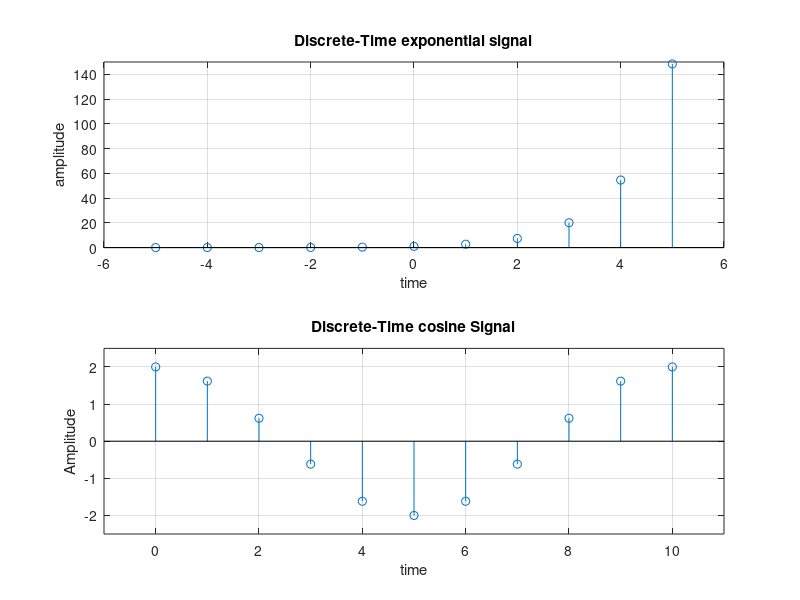
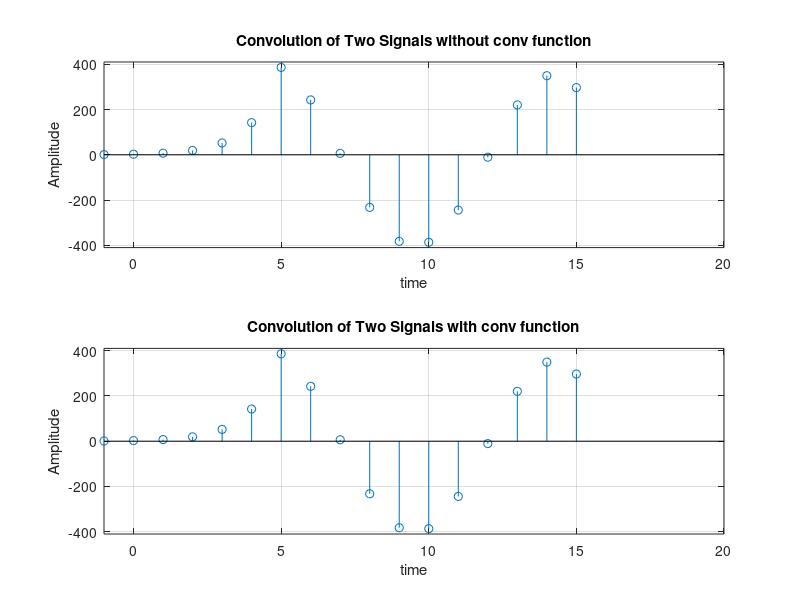
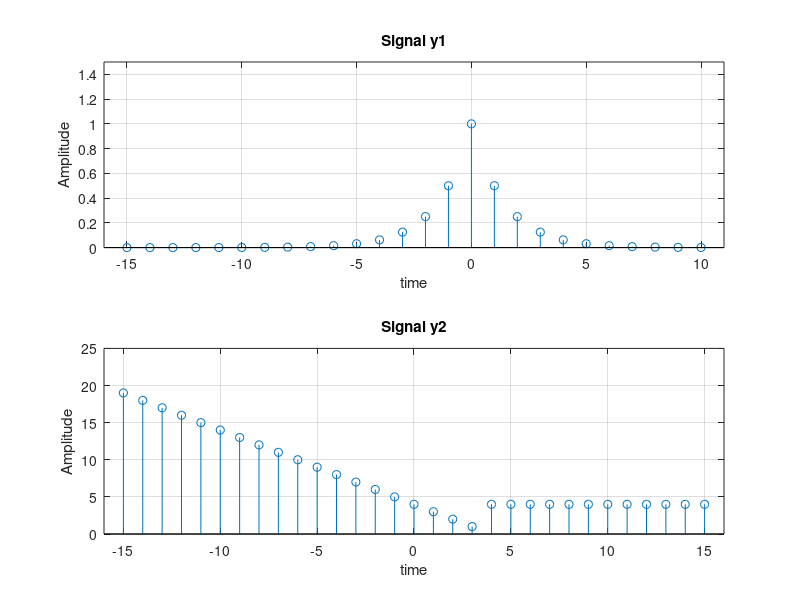
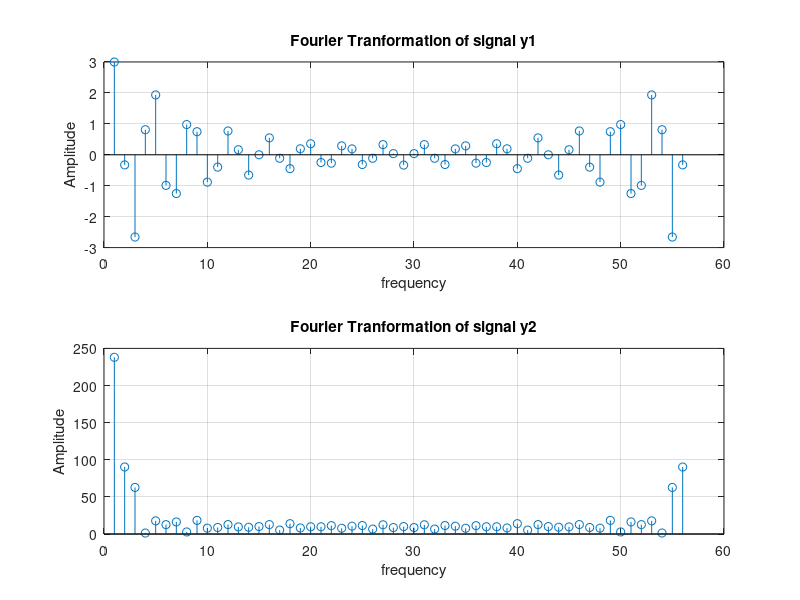

These figures' MATLAB source, in order:
clear all
close all
clc

n1 = -5:1:5
x1 = exp(n1);

figure(1);
subplot(2,1,1)
stem(n1,x1);
axis([-6 6 0 150]);
xlabel("time");
ylabel("amplitude");
title("Discrete-Time exponential signal");
grid on;

n2 = 0:1:10;
f = 0.1;
x2 = 2*cos(2*pi*f*n2);

subplot(2,1,2)
stem(n2,x2);
axis([-1 11 -2.5 2.5]);
title('Discrete-Time cosine Signal');
xlabel('time');
ylabel('Amplitude');
grid on;



% convolution without conv function
m=length(x1);
t=length(x2);
%zero-padding
h1=[x1,zeros(1,t)];
h2=[x2,zeros(1,m)];
for i=1:t+m-1
    X(i)=0;
    for j=1:m
        if(i-j+1>0)
            X(i)=X(i)+h1(j)*h2(i-j+1);
        else
        end
    end
end
n_conv = n1(1) + n2(1):1:n1(end) + n2(end);

figure(2);
subplot(2,1,1);
stem(n_conv,X);
axis([-1 20 -410 410]);
ylabel('Amplitude'); 
xlabel('time'); 
grid on;
title('Convolution of Two Signals without conv function');

% convolution with conv function
X3 = conv(x1,x2);
subplot(2,1,2);
stem(n_conv, X3);
axis([-1 20 -410 410]);
ylabel('Amplitude'); 
xlabel('time'); 
grid on;
title('Convolution of Two Signals with conv function');


%2
t1 = -15:1:10;
y1 = (1/2).^abs(t1);
figure(3)
subplot(2,1,1)
stem(t1,y1);
axis([-16 11 0 1.5]);
ylabel('Amplitude'); 
xlabel('time'); 
title('Signal y1');
grid on;

t2 = -15:1:15;
y2 = 4*(t2>=4)+(-t2+4>=0).*(-t2+4);
subplot(2,1,2)
stem(t2,y2);
axis([-16 16 0 25]);
ylabel('Amplitude'); 
xlabel('time'); 
title('Signal y2');
grid on;


%convolution in time
Y = conv(y1,y2);
n_conv1 = t1(1) + t2(1):1:t1(end) + t2(end);

%Discrete-Time Fourier Tranformation
N1 = length(y1);
N2 = length(y2);
N = N1 + N2 - 1; % Length of the convolution result

fy1 = fft([y1, zeros(1, N - N1)]);
fy2 = fft([y2, zeros(1, N - N2)]);



figure(4)
subplot(2,1,1);
stem(fy1);
xlabel('frequency');
ylabel('Amplitude');
grid on;
title('Fourier Tranformation of signal y1');

subplot(2,1,2);
stem(fy2);
xlabel('frequency');
ylabel('Amplitude');
grid on;
title('Fourier Tranformation of signal y2');

% Verify the multiplication property
fy_mult = fy1 .* fy2;
y_mult = ifft(fy_mult);

figure(5)
subplot(2,1,1)
stem(n_conv1,Y,'-r');
ylabel('Amplitude'); 
xlabel('time'); 
grid on;
title('Convolution of Two Signals in time');

subplot(2,1,2)
stem(n_conv1,y_mult, '-r');
ylabel('Amplitude'); 
xlabel('time'); 
grid on;
title('Convolution of Two Signals after multiplication in frequency');


